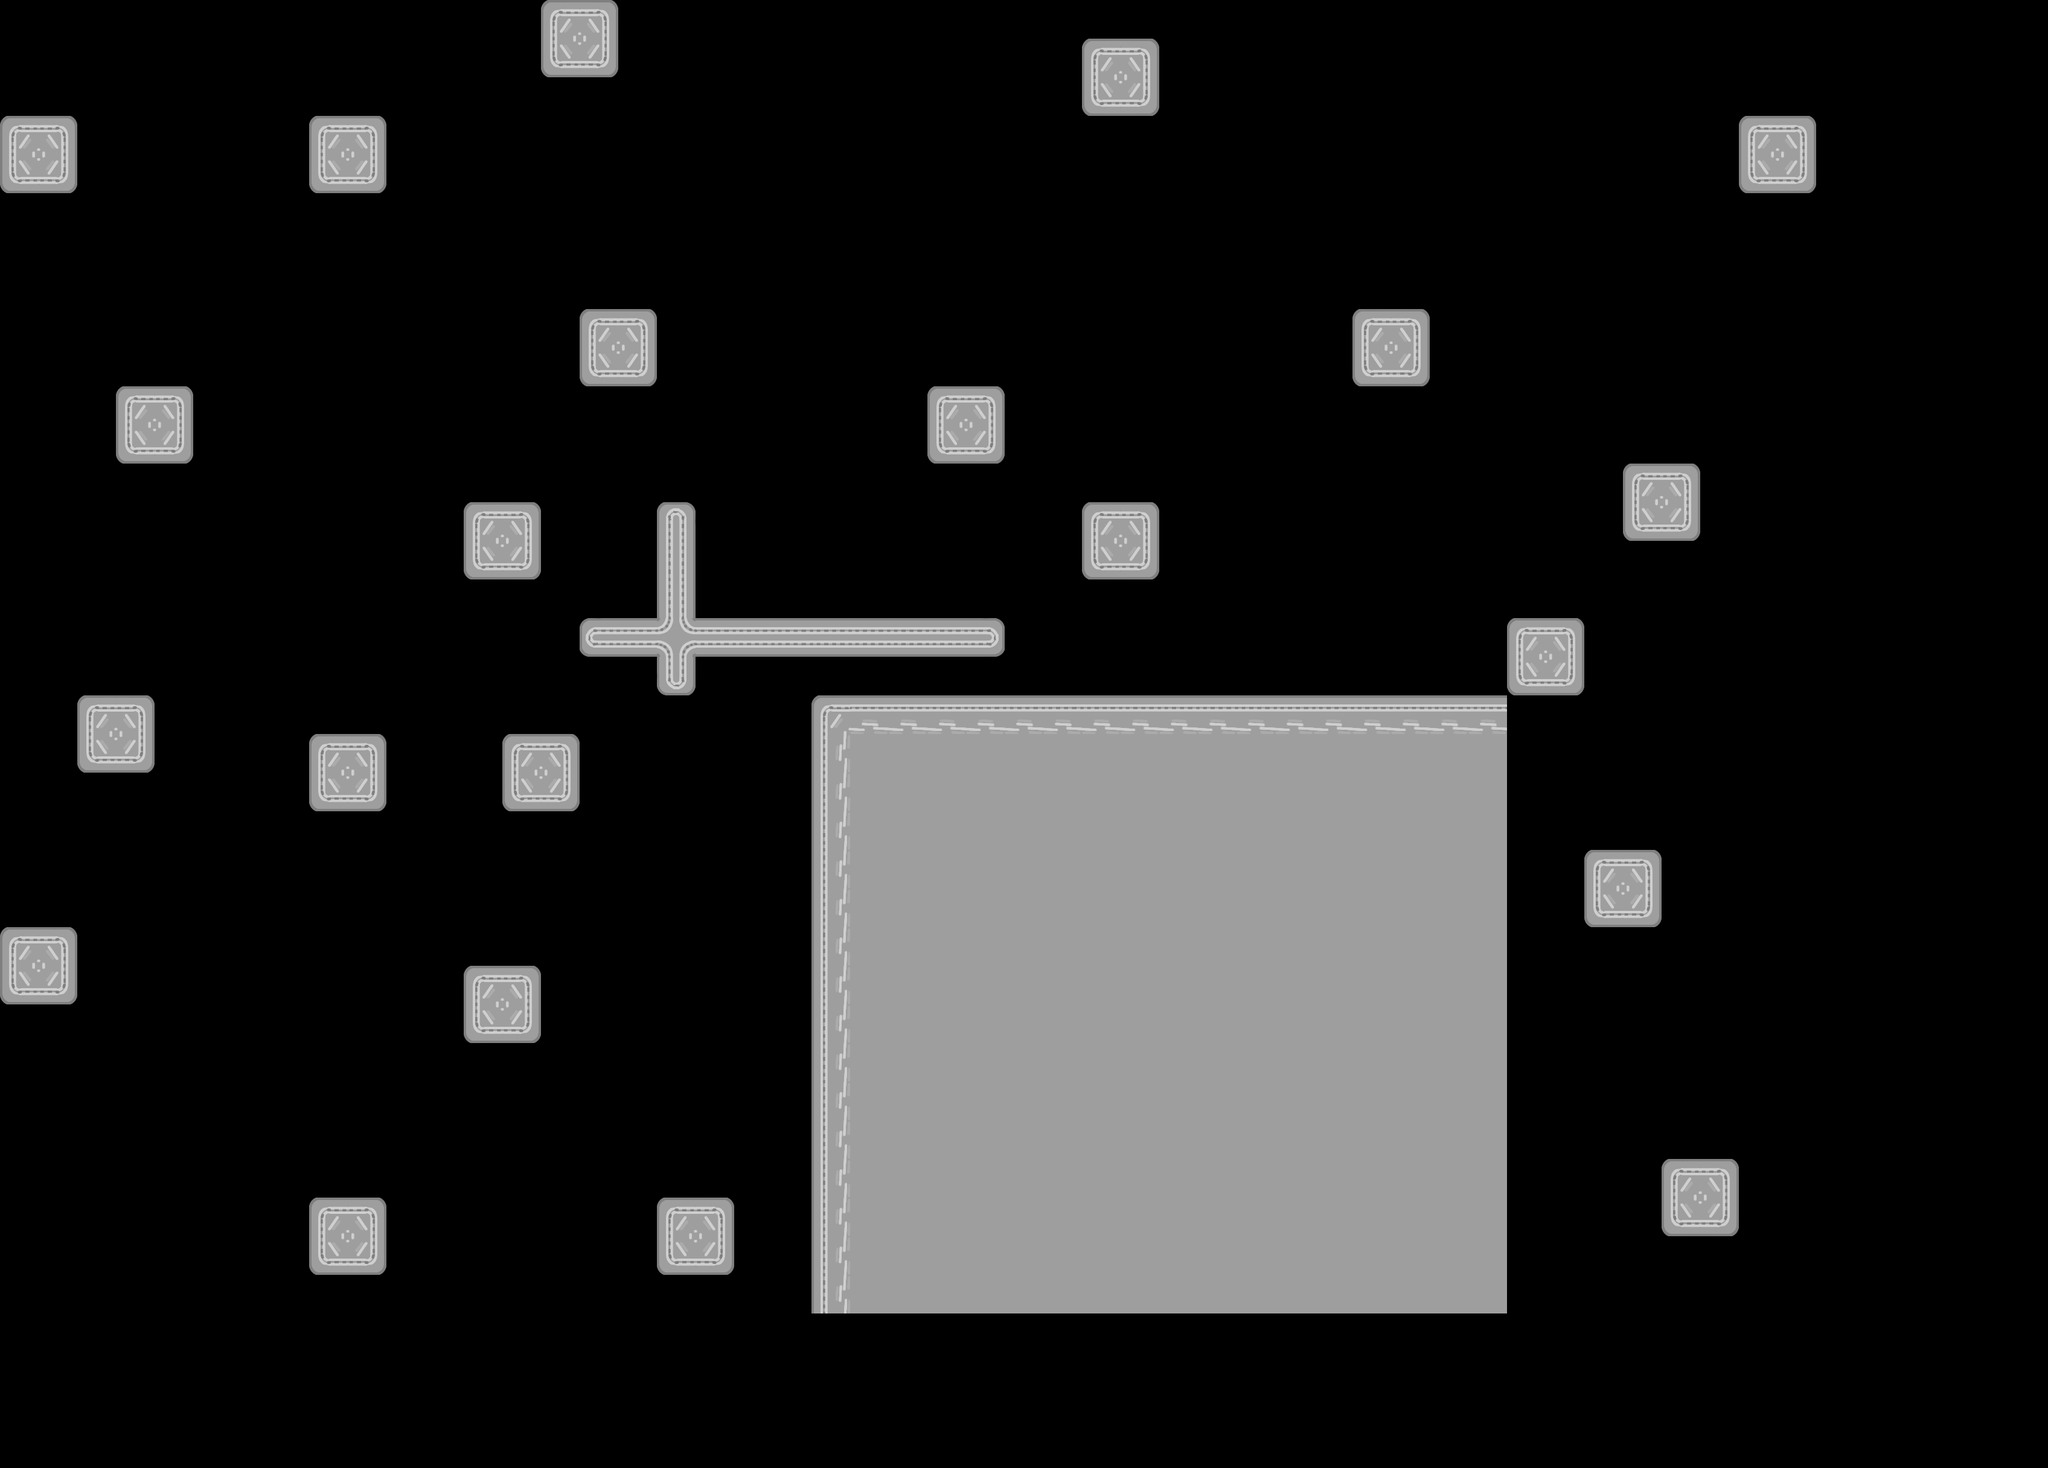

A 2D game scene composited from a Tiled map and its tileset images. What follows is a short description and the map's XML, with each tile layer's data collapsed to a summary:
An orthogonal 53x38 tile map with 64x64 px tiles, 1 tile layer (walls) and 26 objects.

<map version="1.10" tiledversion="1.11.2" orientation="orthogonal" renderorder="right-down" width="53" height="38" tilewidth="64" tileheight="64" infinite="0" nextlayerid="5" nextobjectid="27">
 <tileset firstgid="1" source="alien.tsx" />
 <layer id="1" name="walls" width="53" height="38">
  <data>[2014 cells, 391 non-empty, 14 distinct tile ids]</data>
 </layer>
 <objectgroup id="2" name="collisions">
  <object id="1" gid="100" x="1792" y="192" width="128" height="128" />
  <object id="2" gid="100" x="1536" y="768" width="128" height="128" />
  <object id="3" gid="100" x="1792" y="960" width="128" height="128" />
  <object id="4" gid="100" x="2240" y="640" width="128" height="128" />
  <object id="5" gid="100" x="2688" y="896" width="128" height="128" />
  <object id="6" gid="100" x="2496" y="1152" width="128" height="128" />
  <object id="7" gid="100" x="2624" y="1536" width="128" height="128" />
  <object id="8" gid="100" x="1344" y="2176" width="1152" height="1024" />
  <object id="9" gid="100" x="2752" y="2048" width="128" height="128" />
  <object id="10" gid="100" x="1088" y="2112" width="128" height="128" />
  <object id="11" gid="100" x="512" y="2112" width="128" height="128" />
  <object id="12" gid="100" x="0" y="1664" width="128" height="128" />
  <object id="13" gid="100" x="768" y="1728" width="128" height="128" />
  <object id="14" gid="100" x="832" y="1344" width="128" height="128" />
  <object id="15" gid="100" x="512" y="1344" width="128" height="128" />
  <object id="16" gid="100" x="128" y="1280" width="128" height="128" />
  <object id="17" gid="100" x="768" y="960" width="128" height="128" />
  <object id="18" gid="100" x="192" y="768" width="128" height="128" />
  <object id="19" gid="100" x="960" y="640" width="128" height="128" />
  <object id="20" gid="100" x="512" y="320" width="128" height="128" />
  <object id="21" gid="100" x="896" y="128" width="128" height="128" />
  <object id="22" gid="100" x="0" y="320" width="128" height="128" />
  <object id="23" gid="100" x="2880" y="320" width="128" height="128" />
  <object id="24" gid="100" x="960" y="1088" width="704" height="64" />
  <object id="25" gid="100" x="1088" y="1152" width="64" height="320" />
 </objectgroup>
 <objectgroup id="4" name="special">
  <object id="26" gid="30" x="1536" y="1024" width="64" height="64">
   <properties>
    <property name="type" value="player_spawn" />
   </properties>
  </object>
 </objectgroup>
</map>
